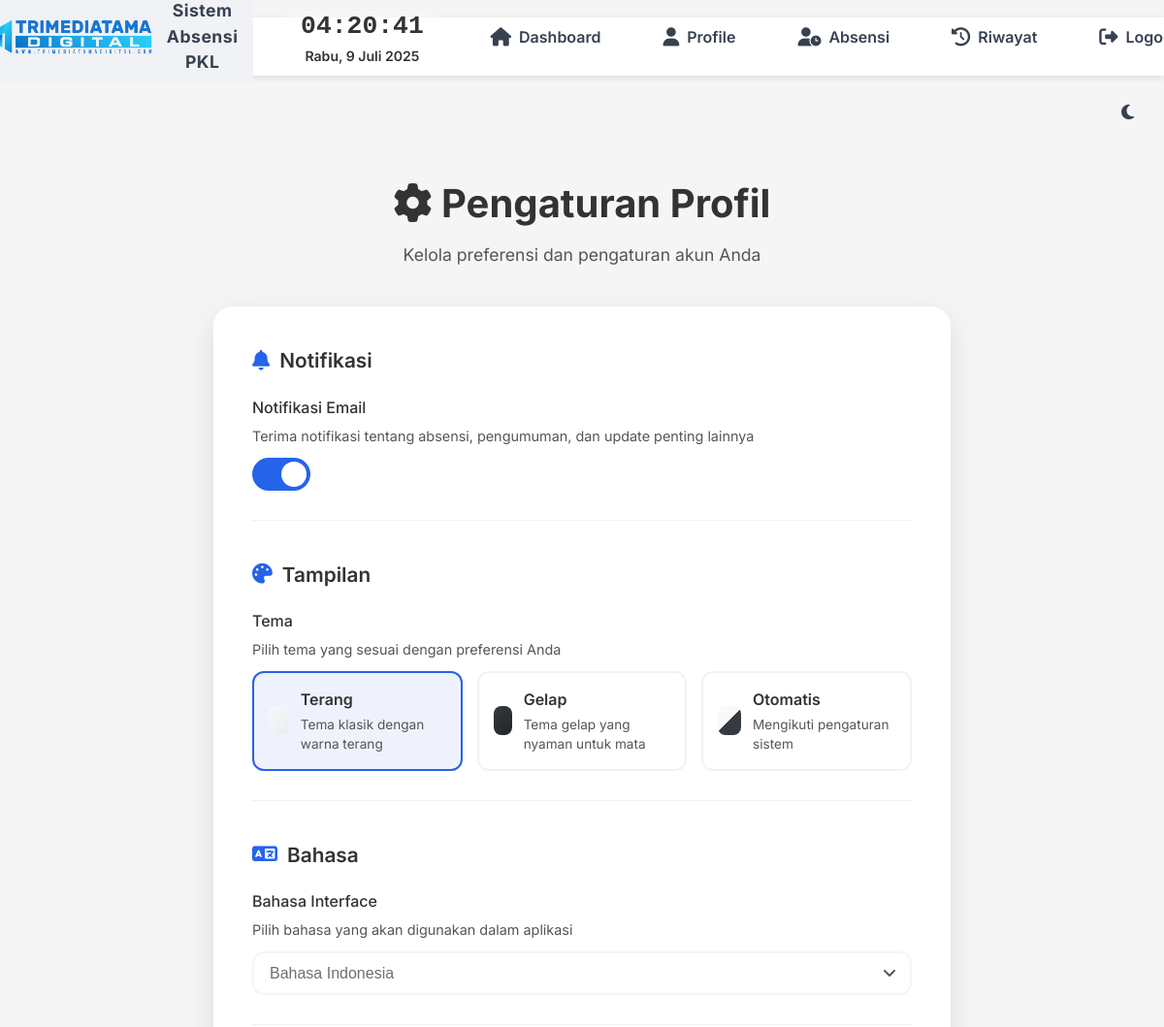
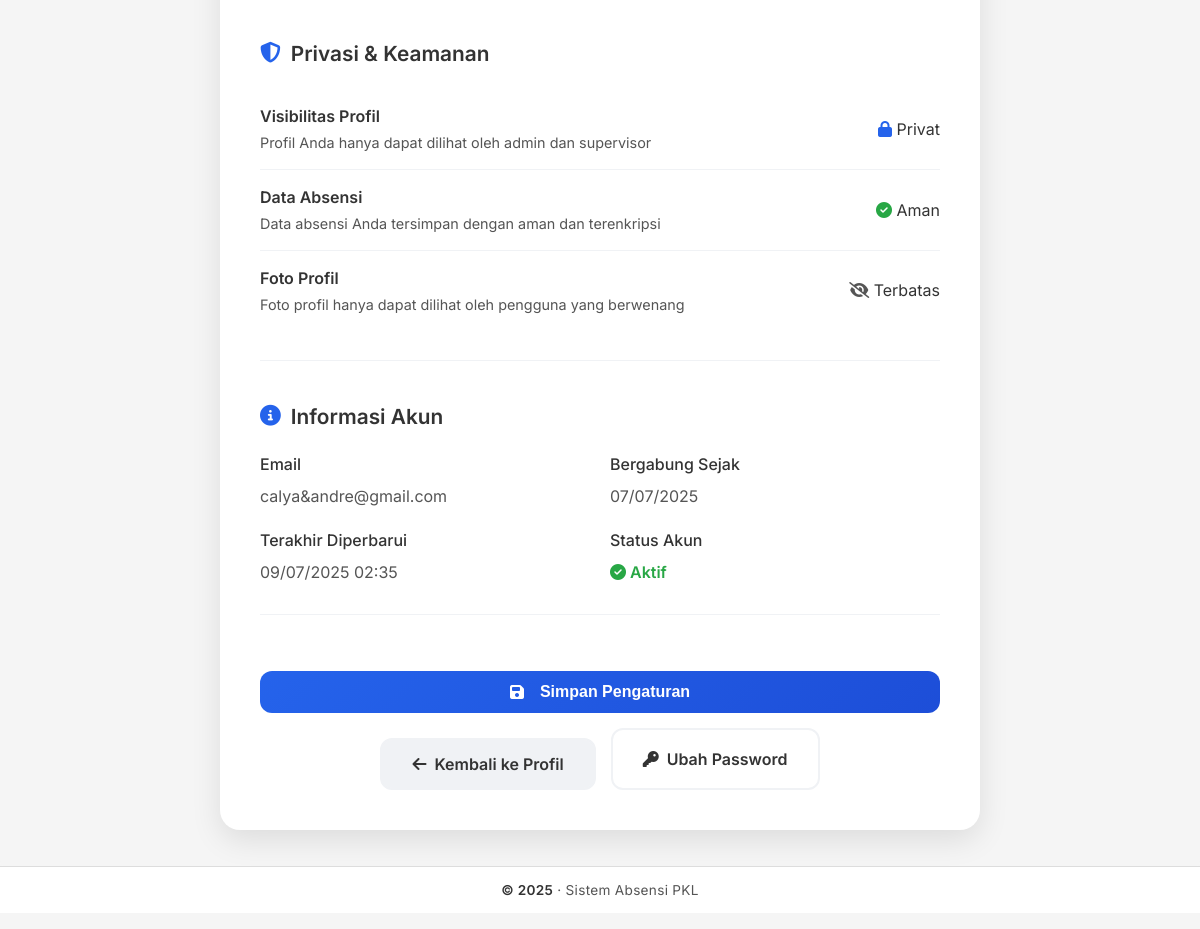
The app's page /profile/settings (signed in) with its own data (2 pictures, top to bottom).
### src/models.py (models this page shows, shortened)
class Student(db.Model):
    __tablename__ = 'students'
    id = db.Column(db.Integer, primary_key=True)
    name = db.Column(db.String(100), nullable=False)
    email = db.Column(db.String(120), unique=True, nullable=False)
    password = db.Column(db.String(100), nullable=False)
    created_at = db.Column(db.DateTime, default=datetime.utcnow)
    supervisor = db.Column(db.String(100), nullable=True)
    company = db.Column(db.String(100), nullable=True)
    profile_picture = db.Column(db.String(255), nullable=True, default='default-avatar.png')
    phone = db.Column(db.String(20), nullable=True)
    address = db.Column(db.Text, nullable=True)
    bio = db.Column(db.Text, nullable=True)
    birth_date = db.Column(db.Date, nullable=True)
    gender = db.Column(db.String(10), nullable=True)
    education_level = db.Column(db.String(50), nullable=True)
    school_name = db.Column(db.String(100), nullable=True)
    internship_start_date = db.Column(db.Date, nullable=True)
    internship_end_date = db.Column(db.Date, nullable=True)
    updated_at = db.Column(db.DateTime, default=datetime.utcnow, onupdate=datetime.utcnow)
    is_profile_complete = db.Column(db.Boolean, default=False)
    notification_enabled = db.Column(db.Boolean, default=True)
    theme_preference = db.Column(db.String(10), default='light')

### src/app.py (the view, shortened to what this page needs)
@app.route('/profile/settings', methods=['GET', 'POST'])
def profile_settings():
    if not session.get('logged_in'):
        return redirect(url_for('login'))
    student = Student.query.get(session['student_id'])
    return render_template('profile_settings.html', student=student)

### src/app.py (called while the page is built)
@app.after_request
def after_request(response):
    if request.endpoint == 'attendance' and request.method == 'POST':
        today = datetime.now().date()
        save_attendance_summary(today)
    return response

### src/templates/profile_settings.html (shortened to what this page needs)
{% extends 'base.html' %}
{% block content %}
<div class="settings-container">
    <div class="settings-header">
        <h1><i class="fas fa-cog"></i> Pengaturan Profil</h1>
        <p>Kelola preferensi dan pengaturan akun Anda</p>
    </div>
    <form method="POST" class="settings-form">
        <div class="settings-section">
            <h3 class="section-title">
                <i class="fas fa-bell"></i>
                Notifikasi
            </h3>
            <div class="setting-item">
                <label class="setting-label">Notifikasi Email</label>
                <p class="setting-description">
                    Terima notifikasi tentang absensi, pengumuman, dan update penting lainnya
                </p>
                <label class="toggle-switch">
                    <span class="toggle-slider"></span>
                </label>
            </div>
        </div>
        <div class="settings-section">
            <h3 class="section-title">
                <i class="fas fa-palette"></i>
                Tampilan
            </h3>
            <div class="setting-item">
                <label class="setting-label">Tema</label>
                <p class="setting-description">
                    Pilih tema yang sesuai dengan preferensi Anda
                </p>
                <div class="theme-options">
                    <div class="theme-option">
                        <label for="theme-light" class="theme-card">
                            <div class="theme-preview light"></div>
                            <div class="theme-info">
                                <h4>Terang</h4>
                                <p>Tema klasik dengan warna terang</p>
                            </div>
                        </label>
                    </div>
                    <div class="theme-option">
                        <label for="theme-dark" class="theme-card">
                            <div class="theme-preview dark"></div>
                            <div class="theme-info">
                                <h4>Gelap</h4>
                                <p>Tema gelap yang nyaman untuk mata</p>
                            </div>
                        </label>
                    </div>
                    <div class="theme-option">
                        <label for="theme-auto" class="theme-card">
                            <div class="theme-preview auto"></div>
                            <div class="theme-info">
                                <h4>Otomatis</h4>
                                <p>Mengikuti pengaturan sistem</p>
                            </div>
                        </label>
                    </div>
                </div>
            </div>
        </div>
        <div class="settings-section">
            <h3 class="section-title">
                <i class="fas fa-language"></i>
                Bahasa
            </h3>
            <div class="setting-item">
                <label class="setting-label">Bahasa Interface</label>
                <p class="setting-description">
                    Pilih bahasa yang akan digunakan dalam aplikasi
                </p>
                <div class="language-select">
                    <select name="language" disabled>
                        <option value="id" selected>Bahasa Indonesia</option>
                    </select>
                </div>
            </div>
        </div>
        <div class="settings-section">
            <h3 class="section-title">
                <i class="fas fa-shield-alt"></i>
                Privasi & Keamanan
            </h3>
            <div class="privacy-item">
                <div class="privacy-info">
                    <h4>Visibilitas Profil</h4>
                    <p>Profil Anda hanya dapat dilihat oleh admin dan supervisor</p>
                </div>
                <span class="privacy-status">
                    <i class="fas fa-lock" style="color: var(--accent-primary);"></i>
                    Privat
                </span>
            </div>
            <div class="privacy-item">
                <div class="privacy-info">
                    <h4>Data Absensi</h4>
                    <p>Data absensi Anda tersimpan dengan aman dan terenkripsi</p>
                </div>
                <span class="privacy-status">
                    <i class="fas fa-check-circle" style="color: #28a745;"></i>
                    Aman
                </span>
            </div>
            <div class="privacy-item">
                <div class="privacy-info">
                    <h4>Foto Profil</h4>
                    <p>Foto profil hanya dapat dilihat oleh pengguna yang berwenang</p>
                </div>
                <span class="privacy-status">
                    <i class="fas fa-eye-slash" style="color: var(--text-secondary);"></i>
                    Terbatas
                </span>
            </div>
        </div>
        <div class="settings-section">
            <h3 class="section-title">
                <i class="fas fa-info-circle"></i>
                Informasi Akun
            </h3>
            <div class="setting-item">
                <div class="info-grid" style="display: grid; grid-template-columns: 1fr 1fr; gap: 20px;">
                    <div>
                        <label class="setting-label">Email</label>
                        <p style="color: var(--text-secondary); margin: 0;">{{ student.email }}</p>
                    </div>
                    <div>
                        <label class="setting-label">Bergabung Sejak</label>
                        <p style="color: var(--text-secondary); margin: 0;">
                            {{ student.created_at.strftime('%d/%m/%Y') if student.created_at else '-' }}
                        </p>
                    </div>
                    <div>
                        <label class="setting-label">Terakhir Diperbarui</label>
                        <p style="color: var(--text-secondary); margin: 0;">
                            {{ student.updated_at.strftime('%d/%m/%Y %H:%M') if student.updated_at else '-' }}
                        </p>
                    </div>
                    <div>
                        <label class="setting-label">Status Akun</label>
                        <p style="color: #28a745; margin: 0; font-weight: 600;">
                            <i class="fas fa-check-circle"></i> Aktif
                        </p>
                    </div>
                </div>
            </div>
        </div>
        <div class="settings-actions">
            <button type="submit" class="btn btn-primary">
                <i class="fas fa-save"></i>
                Simpan Pengaturan
            </button>
            <a href="{{ url_for('profile') }}" class="btn btn-secondary">
                <i class="fas fa-arrow-left"></i>
                Kembali ke Profil
            </a>
            <a href="{{ url_for('change_password') }}" class="btn btn-outline">
                <i class="fas fa-key"></i>
                Ubah Password
            </a>
        </div>
    </form>
</div>
{% endblock %}

### src/static/css/theme.css (style rules this page uses)
:root { --bg-primary: #ffffff; --bg-secondary: #f0f2f5; --bg-secondary-rgb: 240, 242, 245; --text-primary: #1a1a1a; --text-secondary: #4a4a4a; --accent-primary: #2563eb; --accent-secondary: #1d4ed8; --accent-hover: #1e40af; --accent-rgb: 37, 99, 235; --nav-bg: rgba(240, 242, 245, 0.95); --nav-bg-active: rgba(37, 99, 235, 0.15); --nav-text: #374151; --nav-text-hover: #ffffff; --nav-shadow: 0 4px 12px rgba(37, 99, 235, 0.25); --history-bg: #ffffff; --history-border: #e0e0e0; --history-header: #f5f7fa; --history-text: #2c3e50; --history-hover: #f8fafc; --history-shadow: 0 2px 8px rgba(0, 0, 0, 0.1); --bg-form: #ffffff; --bg-hover: #f5f7fa; --border-color: #e0e6ed; --shadow-color: rgba(0, 0, 0, 0.1); }
body { font-family: 'Inter', -apple-system, BlinkMacSystemFont, 'Segoe UI', Roboto, Oxygen, Ubuntu, Cantarell, sans-serif; background-color: var(--bg-secondary); color: var(--text-primary); transition: background-color 0.3s, color 0.3s; margin: 0; padding: 0; line-height: 1.6; }
.btn { padding: 0.5rem 1rem; border-radius: 6px; border: none; font-weight: 500; cursor: pointer; transition: all 0.2s; }
.btn-primary { background-color: var(--accent-primary); color: white; }
.btn-secondary { background-color: var(--accent-secondary); color: white; }
* { transition: background-color 0.3s, color 0.3s, border-color 0.3s; }

### src/static/css/styles.css (style rules this page uses)
*, *::before, *::after { margin: 0; padding: 0; box-sizing: border-box; -webkit-tap-highlight-color: transparent; }
html { scroll-behavior: smooth; -webkit-text-size-adjust: 100%; -webkit-font-smoothing: antialiased; -moz-osx-font-smoothing: grayscale; }
body { font-family: 'Inter', system-ui, -apple-system, BlinkMacSystemFont, 'Segoe UI', Roboto, Oxygen, Ubuntu, Cantarell, 'Open Sans', 'Helvetica Neue', sans-serif; line-height: 1.5; background-color: var(--bg-body); color: var(--text-primary); overflow-x: hidden; min-height: 100vh; position: relative; }
.btn-primary { background: #35424a; color: white; padding: 10px; border: none; border-radius: 4px; cursor: pointer; }
.btn-secondary { display: inline-block; padding: 8px 16px; background: #6c757d; color: white; text-decoration: none; border-radius: 4px; margin-top: 10px; }

### src/static/css/login.css (style rules this page uses)
.btn-primary { width: 100%; padding: 0.8rem; background: var(--accent-primary); color: white; border: none; border-radius: 8px; font-size: 1rem; font-weight: 500; cursor: pointer; transition: background-color 0.2s; }

### src/static/css/attendance.css (style rules this page uses)
:root { --bg-main: #f5f5f5; --bg-form: #ffffff; --text-primary: #333; --text-secondary: #555; --border-color: #ddd; --input-bg: #ffffff; --accent-color: #4a90e2; --button-bg: #4CAF50; --button-hover: #45a049; --shadow-color: rgba(0, 0, 0, 0.1); }
.btn-primary { display: block; width: 100%; padding: 1rem; background: var(--button-bg); color: white; border: none; border-radius: 5px; font-size: 1rem; font-weight: 500; cursor: pointer; transition: all 0.3s ease; }
.btn-primary i { margin-right: 8px; }

### src/static/css/mobile.css (style rules this page uses)
:root { --header-height: 60px; --bottom-nav-height: 65px; --content-padding: 1rem; --ios-safe-area-top: env(safe-area-inset-top); --ios-safe-area-bottom: env(safe-area-inset-bottom); --android-status-bar: 24px; }
html { font-size: 16px; -webkit-text-size-adjust: 100%; -webkit-font-smoothing: antialiased; -moz-osx-font-smoothing: grayscale; }
body { padding-bottom: calc(var(--bottom-nav-height) + 1rem); overflow-x: hidden; background: var(--bg-main); -webkit-tap-highlight-color: transparent; }
.btn-primary { width: 100%; padding: 0.8rem; border: none; border-radius: 8px; background: var(--accent-primary); color: white; font-size: 1rem; font-weight: 500; margin-top: 1rem; cursor: pointer; -webkit-tap-highlight-color: transparent; transition: all 0.2s ease; }
@media (min-width: 768px) { body { padding-top: 0; padding-bottom: 1rem; } }

### src/static/css/responsive.css (style rules this page uses)
@media (min-width: 768px) { :root { --content-padding: 1.5rem; } }
@media (min-width: 1024px) { :root { --content-padding: 2rem; } }

### records on screen
Student: email "calya&andre@gmail.com", created_at "07/07/2025", updated_at "09/07/2025 02:35"
